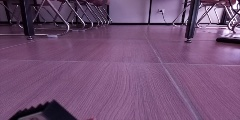
#> input picture DataCollected/IMG0/Image_1638777278839624.jpg, 240 x 120 px, given in place of the camera
$ python OpenCVMain.py
#> lines starting #> are read from the running program, lines starting #| are printed output that depends on the picture; after the words box and inside, x2 and y2 are one past the last pixel; in counts of white or black regions, pixels touching at a corner belong together
### WebcamModule.py
import cv2

cap = cv2.VideoCapture(0)

def getImg(display= False,size=[480,240]):
    _, img = cap.read()
    img = cv2.resize(img,(size[0],size[1]))
    if display:
        cv2.imshow('IMG',img)
    return img

# [6 lines that do not run on import are left out]


### utils.py
import cv2
import numpy as np

def thresholding(img):
    hsv = cv2.cvtColor(img,cv2.COLOR_BGR2HSV)
    lowerWhite = np.array([0,0,173])
    upperWhite = np.array([179,61,246])
    maskedWhite= cv2.inRange(hsv,lowerWhite,upperWhite)
    return maskedWhite

def warpImg (img,points,w,h,inv=False):
    pts1 = np.float32(points)
    pts2 = np.float32([[0,0], [w,0], [0,h], [w,h]])
    if inv:
        matrix = cv2.getPerspectiveTransform(pts2,pts1)
    else:
        matrix = cv2.getPerspectiveTransform(pts1,pts2)
    imgWarp = cv2.warpPerspective(img,matrix,(w,h))
    return imgWarp

def nothing(a):
    pass

# [7 lines left out: function initializeTrackbars, not called in this run]

def valTrackbars(wT=580, hT=240):
    widthTop = cv2.getTrackbarPos("Width Top", "Trackbars")
    heightTop = cv2.getTrackbarPos("Height Top", "Trackbars")
    widthBottom = cv2.getTrackbarPos("Width Bottom", "Trackbars")
    heightBottom = cv2.getTrackbarPos("Height Bottom", "Trackbars")
    points = np.float32([(widthTop, heightTop), (wT-widthTop, heightTop),
                      (widthBottom , heightBottom ), (wT-widthBottom, heightBottom)])
    return points

def drawPoints(img,points):
    for x in range( 0,4):
        cv2.circle(img,(int(points[x][0]),int(points[x][1])),15,(0,0,255),cv2.FILLED)
    return img

def getHistogram(img, minPer = 0.1, display = False, region=1):
    if region==1:
        histValues = np.sum(img, axis=0)
    else:
        histValues = np.sum(img[img.shape[0]//region:,:], axis=0)
    # print(histValues)
    maxValue = np.max(histValues)
    minValue = minPer * maxValue

    indexArray = np.where(histValues >= minValue)
    basePoint = int(np.average(indexArray))
    # print(basePoint)
    if display:
        imgHist = np.zeros((img.shape[0], img.shape[1], 3), np.uint8)
        for x,intensity in enumerate(histValues):
            cv2.line(imgHist,(x,img.shape[0]),(x, img.shape[0]-intensity//255), (255,0,255),1)
            cv2.circle(imgHist, (basePoint, img.shape[0]), 20, (0,255,255), cv2.FILLED)
        return basePoint, imgHist
    return basePoint

# [30 lines left out: function stackImages, not called in this run]

### LaneModule.py
import time

import cv2
import numpy as np
import utils

curveList = []
avgVal = 10
def getLaneCurve(img, display=2):
    imgCopy = img.copy()
    imgResult = img.copy()
    #1
    imgThres = utils.thresholding(img)
    #2
    hT, wT, c = img.shape
    points = utils.valTrackbars()
    imgWarp = utils.warpImg(imgThres, points, wT, hT)
    imgWarpPoints = utils.drawPoints(imgCopy, points)
    #3
    midPoint, imgHist = utils.getHistogram(imgWarp, display=True, minPer=0.5, region=4)
    curveAvgPoint, imgHist = utils.getHistogram(imgWarp, display=True, minPer=0.9)
    curveRaw = curveAvgPoint - midPoint
    #4
    curveList.append(curveRaw)
    if len(curveList)>= avgVal:
        curveList.pop(0)
    curve = int(sum(curveList)/len(curveList))
    #5
    if display != 0:
        timer = cv2.getTickCount()
        imgInvWarp = utils.warpImg(imgWarp, points, wT, hT, inv=True)
        imgInvWarp = cv2.cvtColor(imgInvWarp, cv2.COLOR_GRAY2BGR)
        imgInvWarp[0:hT//3,0:wT] = 0,0,0
        imgLaneColor = np.zeros_like(img)
        imgLaneColor[:] = 0, 255, 0
        imgLaneColor = cv2.bitwise_and(imgInvWarp, imgLaneColor)
        imgResult = cv2.addWeighted(imgResult, 1, imgLaneColor, 1, 0)
        midY = 450
        cv2.putText(imgResult, str(curve), (wT // 2 - 80, 85), cv2.FONT_HERSHEY_COMPLEX, 2, (255, 0, 255), 3)
        cv2.line(imgResult, (wT // 2, midY), (wT // 2 + (curve * 3), midY), (255, 0, 255), 5)
        cv2.line(imgResult, ((wT // 2 + (curve * 3)), midY - 25), (wT // 2 + (curve * 3), midY + 25), (0, 255, 0), 5)
        for x in range(-30, 30):
            w = wT // 20
            cv2.line(imgResult, (w * x + int(curve // 50), midY - 10),
                     (w * x + int(curve // 50), midY + 10), (0, 0, 255), 2)
        fps = cv2.getTickFrequency() / (cv2.getTickCount() - timer)
        cv2.putText(imgResult, 'FPS ' + str(int(fps)), (20, 40), cv2.FONT_HERSHEY_SIMPLEX, 1, (230, 50, 50), 3);
    if display == 2:
        imgStacked = utils.stackImages(0.7, ([img,imgWarpPoints,imgWarp],[imgHist,imgLaneColor,imgResult]))
        cv2.imshow('ImageStack', imgStacked)
    elif display == 1:
        cv2.imshow('Resutlt', imgResult)

    # [4 lines of commented-out code are left out]
    curve = curve/100
    if curve>1: curve ==1
    if curve<-1:curve == -1

    return curve

# [18 lines that do not run on import are left out]

### MotorModule.py
import RPi.GPIO as GPIO
from time import sleep
GPIO.setmode(GPIO.BCM)
GPIO.setwarnings(False)


class Motor():
    def __init__(self,EnaA,In1A,In2A,EnaB,In1B,In2B):
        self.EnaA= EnaA
        self.In1A = In1A
        self.In2A = In2A
        self.EnaB= EnaB
        self.In1B = In1B
        self.In2B = In2B
        GPIO.setup(self.EnaA,GPIO.OUT);GPIO.setup(self.In1A,GPIO.OUT);GPIO.setup(self.In2A,GPIO.OUT)
        GPIO.setup(self.EnaB,GPIO.OUT);GPIO.setup(self.In1B,GPIO.OUT);GPIO.setup(self.In2B,GPIO.OUT)
        self.pwmA = GPIO.PWM(self.EnaA, 130);
        self.pwmB = GPIO.PWM(self.EnaB, 130);
        self.pwmA.start(0);
        self.pwmB.start(0);
        self.mySpeed=0

    def move(self,speed=0.5,turn=0,t=0):
        speed *=100
        turn *=50
        leftSpeed = speed-turn
        #leftSpeed = 0
        rightSpeed = speed+turn

        if leftSpeed>100:
            leftSpeed =100
        elif leftSpeed<-100:
            leftSpeed = -100
        if rightSpeed>100:
            rightSpeed =100
        elif rightSpeed<-100:
            rightSpeed = -100
        #print(leftSpeed,rightSpeed)
        self.pwmA.ChangeDutyCycle(abs(leftSpeed*0.75))
        self.pwmB.ChangeDutyCycle(abs(rightSpeed*0.75))

        #self.pwmA.ChangeDutyCycle(100)
        #self.pwmB.ChangeDutyCycle(100)

        if leftSpeed>0:
            GPIO.output(self.In1A,GPIO.LOW)
            GPIO.output(self.In2A,GPIO.HIGH)
        else:
            GPIO.output(self.In1A,GPIO.HIGH)
            GPIO.output(self.In2A,GPIO.LOW)
        if rightSpeed>0:
            GPIO.output(self.In1B,GPIO.HIGH)
            GPIO.output(self.In2B,GPIO.LOW)
        else:
            GPIO.output(self.In1B,GPIO.LOW)
            GPIO.output(self.In2B,GPIO.HIGH)
        sleep(t)

    # [19 lines left out: functions stop, main, not called in this run]

# [3 lines that do not run on import are left out]

### OpenCVMain.py
from MotorModule import Motor
from LaneModule import getLaneCurve
import WebcamModule
import cv2

##################################################
motor = Motor(17,22,27,13,19,26)
##################################################

def main():

    img = WebcamModule.getImg()
#> in getImg, img is the input picture: shape (120, 240, 3); mean B, G, R 116.2, 81.2, 115.6
#> in getImg, `img = cv2.resize(img,(size[0],size[1]))`:
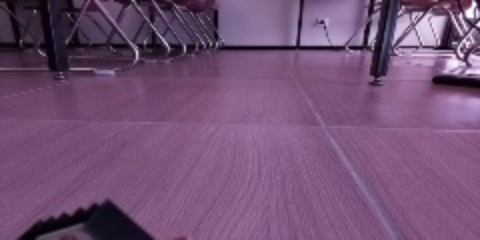
#> img: shape (240, 480, 3); mean B, G, R 116.2, 81.2, 115.5
    curveVal= getLaneCurve(img,1)
#> in thresholding, `hsv = cv2.cvtColor(img,cv2.COLOR_BGR2HSV)`: hsv: shape (240, 480, 3); mean H, S, V 148.7, 85.7, 118
#> in thresholding, `maskedWhite= cv2.inRange(hsv,lowerWhite,upperWhite)`:
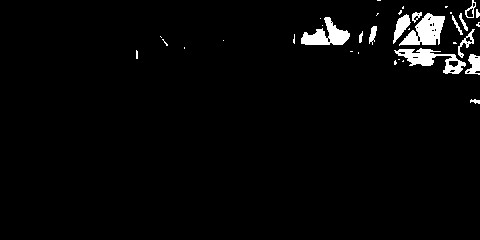
#> maskedWhite: shape (240, 480); 2.9% white; 36 white regions (22 under 20 px), largest, box (x1, y1, x2, y2) and area: (399, 13, 445, 46) 826, (394, 48, 466, 74) 732, (301, 17, 350, 45) 697
#> in warpImg, `imgWarp = cv2.warpPerspective(img,matrix,(w,h))`:
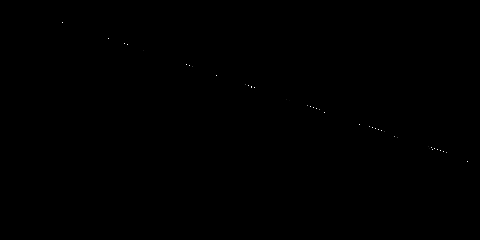
#> imgWarp: shape (240, 480); min 0, max 255, mean 0.1
#> in getHistogram, `histValues = np.sum(img[img.shape[0]//region:,:], axis=0)`: histValues = 480 values, max 494 at index 251, min 0 at index 0, mean 14.47
#> in getHistogram, `maxValue = np.max(histValues)`: maxValue = 494
#> in getHistogram, `minValue = minPer * maxValue`: minValue = 247
#> in getHistogram, `basePoint = int(np.average(indexArray))`: basePoint = 339
#> in getLaneCurve, `curveAvgPoint, imgHist = utils.getHistogram(imgWarp, display=True, min..`: curveAvgPoint = 251
#> in getLaneCurve, `curveRaw = curveAvgPoint - midPoint`: curveRaw = -88
#> in warpImg (call 2), `imgWarp = cv2.warpPerspective(img,matrix,(w,h))`: imgWarp: shape (240, 480); every value is 0
#> in getLaneCurve, `imgInvWarp = cv2.cvtColor(imgInvWarp, cv2.COLOR_GRAY2BGR)`: imgInvWarp: shape (240, 480, 3); every value is 0
#> in getLaneCurve, `cv2.putText(imgResult, 'FPS ' + str(int(fps)), (20, 40), cv2.FONT_HERS..`:
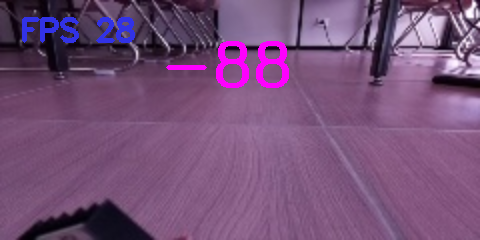
#> imgResult: shape (240, 480, 3); mean B, G, R 120.3, 80, 117.6
#> in getLaneCurve, `curve = curve/100`: curve = -0.88
#> curveVal = -0.88

    sen = 1  # SENSITIVITY
    maxVAl= 0.3 # MAX SPEED
    if curveVal>maxVAl:curveVal = maxVAl
    if curveVal<-maxVAl: curveVal =-maxVAl
    #print(curveVal)
    if curveVal>0:
        sen =1.7
        if curveVal<0.05: curveVal=0
    else:
        if curveVal>-0.08: curveVal=0
    motor.move(0.10,-curveVal*sen,0.05)
    #cv2.waitKey(1)


if __name__ == '__main__':
    while True:
        main()
        if cv2.waitKey(1) == 27:
#> (key Esc is pressed here)
            break  # esc to quit
    cv2.destroyAllWindows()

$ run again, on DataCollected/IMG0/Image_1638777302992018.jpg
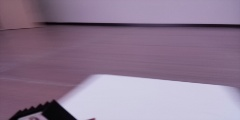
#> input picture DataCollected/IMG0/Image_1638777302992018.jpg, 240 x 120 px, given in place of the camera
#> in getImg, img is the input picture: shape (120, 240, 3); mean B, G, R 145.5, 122.2, 142.2
#> hsv: shape (240, 480, 3); mean H, S, V 144.4, 51.9, 148.8
#> maskedWhite: shape (240, 480); 32.4% white; 2 white regions, box (x1, y1, x2, y2) and area: (120, 149, 480, 240) 26739, (208, 0, 463, 46) 10545
#> in getHistogram, `histValues = np.sum(img[img.shape[0]//region:,:], axis=0)`: histValues = 480 values, max 2295 at index 457, min 0 at index 0, mean 906.9
#> maxValue = 2295
#> minValue = 1147.5
#> basePoint = 369
#> after the loop in getHistogram, `for x,intensity in enumerate(histValues):`:
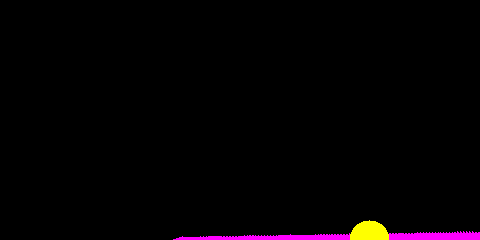
#> imgHist: shape (240, 480, 3); mean of channels 0, 1, 2 3.2, 1.3, 4.5; drawn as B, G, R
#> the loop in getHistogram (call 2), `for x,intensity in enumerate(histValues):` made 480 passes
#> intensity on passes 1 to 3: 0, 0, 0
#> curveAvgPoint = 467
#> curveRaw = 98
#> imgWarp: shape (240, 480); every value is 0
#> imgInvWarp: shape (240, 480, 3); every value is 0
#> in getLaneCurve, `cv2.putText(imgResult, 'FPS ' + str(int(fps)), (20, 40), cv2.FONT_HERS..`:
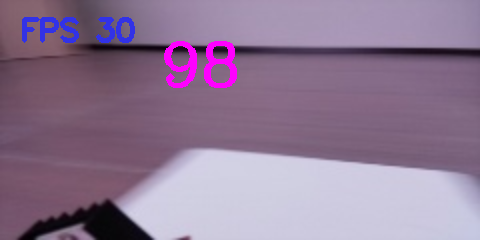
#> imgResult: shape (240, 480, 3); mean B, G, R 148.8, 120.5, 143.4
#> in getLaneCurve, `curve = curve/100`: curve = 0.98

$ run again, on DataCollected/IMG0/Image_1638777305980577.jpg
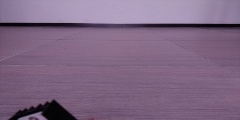
#> input picture DataCollected/IMG0/Image_1638777305980577.jpg, 240 x 120 px, given in place of the camera
#> in getImg, img is the input picture: shape (120, 240, 3); mean B, G, R 130.7, 103, 126.8
#> hsv: shape (240, 480, 3); mean H, S, V 145.5, 58, 130.9
#> maskedWhite: shape (240, 480); 13.1% white; 1 white region, box (x1, y1, x2, y2) and area: (65, 0, 410, 47) 15067
#> in getHistogram, `histValues = np.sum(img[img.shape[0]//region:,:], axis=0)`: histValues = 480 values, max 11196 at index 477, min 0 at index 0, mean 4590.4
#> maxValue = 11196
#> minValue = 5598
#> basePoint = 358
#> in getHistogram (call 2), `histValues = np.sum(img, axis=0)`: histValues = 480 values, max 11196 at index 477, min 0 at index 0, mean 5575.1
#> minValue = 10076.4
#> basePoint = 455
#> the loop in getHistogram (call 2), `for x,intensity in enumerate(histValues):` made 480 passes
#> intensity on passes 1 to 3: 0, 0, 0
#> after the loop in getHistogram (call 2), `for x,intensity in enumerate(histValues):`:
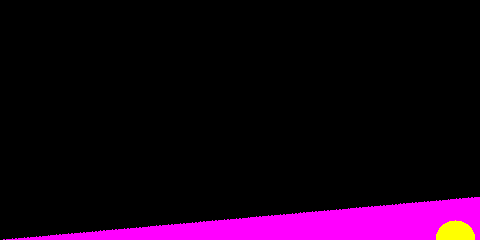
#> imgHist: shape (240, 480, 3); mean of channels 0, 1, 2 21.7, 1.3, 23; drawn as B, G, R
#> curveRaw = 97
#> imgWarp: shape (240, 480); every value is 0
#> imgInvWarp: shape (240, 480, 3); every value is 0
#> in getLaneCurve, `cv2.putText(imgResult, 'FPS ' + str(int(fps)), (20, 40), cv2.FONT_HERS..`:
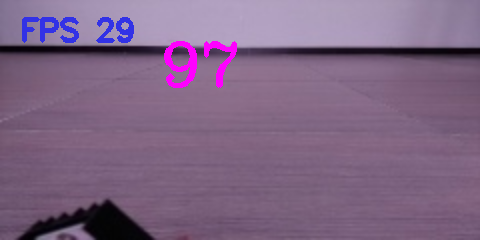
#> imgResult: shape (240, 480, 3); mean B, G, R 132.6, 100.7, 126.9
#> in getLaneCurve, `curve = curve/100`: curve = 0.97
